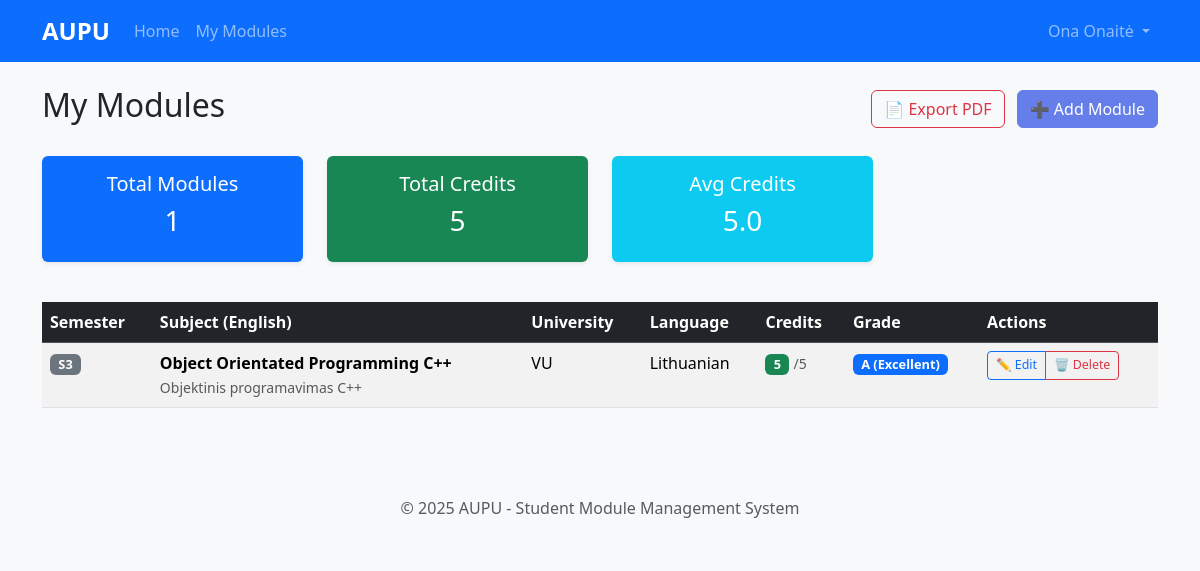
Page /modules/ (signed in) on the committed database.
### modules/models.py (models this page shows, shortened)
class Module(models.Model):
    LANGUAGE_CHOICES = [
        ('LT', 'Lithuanian'),
        ('EN', 'English'),
        ('DE', 'German'),
        ('FR', 'French'),
        ('ES', 'Spanish'),
    ]
    SELECTION_TYPE_CHOICES = [
        ('MANDATORY', 'Mandatory'),
        ('ELECTIVE', 'Elective'),
        ('FREE_ELECTIVE', 'Free Elective'),
    ]
    ASSESSMENT_FORM_CHOICES = [
        ('EXAM', 'Exam'),
        ('ASSESSMENT', 'Assessment'),
        ('PROJECT', 'Project'),
        ('PRESENTATION', 'Presentation'),
    ]
    STUDY_PART_CHOICES = [
        ('BACHELOR', 'Bachelor'),
        ('MASTER', 'Master'),
        ('DOCTORAL', 'Doctoral'),
    ]
    LEVEL_ACHIEVED_CHOICES = [
        ('A', 'A (Excellent)'),
        ('B', 'B (Good)'),
        ('C', 'C (Satisfactory)'),
        ('D', 'D (Poor)'),
        ('F', 'F (Fail)'),
    ]
    user = models.ForeignKey(User, on_delete=models.CASCADE, related_name='modules')
    s = models.PositiveIntegerField(
        verbose_name="Semester",
        validators=[MinValueValidator(1), MaxValueValidator(12)]
    )
    am = models.CharField(max_length=100, verbose_name="University")
    subject_name_lithuanian = models.CharField(max_length=200, verbose_name="Subject Name (Lithuanian)")
    subject_name_english = models.CharField(max_length=200, verbose_name="Subject Name (English)")
    language = models.CharField(max_length=2, choices=LANGUAGE_CHOICES, verbose_name="Language")
    selection_type = models.CharField(max_length=20, choices=SELECTION_TYPE_CHOICES, verbose_name="Selection Type")
    assessment_form = models.CharField(max_length=20, choices=ASSESSMENT_FORM_CHOICES, verbose_name="Assessment Form")
    study_part = models.CharField(max_length=20, choices=STUDY_PART_CHOICES, verbose_name="Study Part")
    planned_credits = models.PositiveIntegerField(
        verbose_name="Planned Credits",
        validators=[MinValueValidator(1), MaxValueValidator(30)]
    )
    hours = models.PositiveIntegerField(
        verbose_name="Hours",
        validators=[MinValueValidator(1), MaxValueValidator(500)]
    )
    credits_received = models.PositiveIntegerField(
        verbose_name="Credits Received",
        validators=[MinValueValidator(0), MaxValueValidator(30)]
    )
    original_grade = models.CharField(max_length=10, verbose_name="Original Grade", blank=True)
    original_credits = models.PositiveIntegerField(
        verbose_name="Original Credits",
        validators=[MinValueValidator(0), MaxValueValidator(30)],
        null=True, blank=True
    )
    grade = models.CharField(max_length=10, verbose_name="Grade", blank=True)
    level_achieved = models.CharField(
        max_length=1,
        choices=LEVEL_ACHIEVED_CHOICES,
        verbose_name="Level Achieved",
        blank=True
    )
    exam_date = models.DateField(verbose_name="Exam Date", null=True, blank=True)
    registration_date = models.DateField(verbose_name="Registration Date", null=True, blank=True)
    teacher = models.CharField(max_length=100, verbose_name="Teacher", blank=True)
    created_at = models.DateTimeField(auto_now_add=True)
    updated_at = models.DateTimeField(auto_now=True)
    class Meta:
        ordering = ['-s', 'subject_name_english']
        verbose_name = "Module"
        verbose_name_plural = "Modules"

### modules/views.py (the view)
# urls.py: path('', ModuleListView.as_view(), name='list'),
class ModuleListView(LoginRequiredMixin, ListView):
    model = Module
    template_name = 'modules/module_list.html'
    context_object_name = 'modules'
    paginate_by = 10
    def get_queryset(self):
        return Module.objects.filter(user=self.request.user).order_by('-s', 'subject_name_english')
    def get_context_data(self, **kwargs):
        context = super().get_context_data(**kwargs)
        modules = self.get_queryset()
        context['total_modules'] = modules.count()
        context['total_credits'] = sum(m.credits_received for m in modules)
        context['avg_credits'] = context['total_credits'] / context['total_modules'] if context['total_modules'] > 0 else 0
        return context

### templates/modules/module_list.html (shortened to what this page needs)
{% extends 'base.html' %}
{% block content %}
<div class="d-flex justify-content-between align-items-center mb-4">
    <h2>My Modules</h2>
    <div>
        <a href="{% url 'modules:pdf' %}" class="btn btn-outline-danger me-2">
            📄 Export PDF
        </a>
        <a href="{% url 'modules:add' %}" class="btn btn-primary">
            ➕ Add Module
        </a>
    </div>
</div>
{% if modules %}
    <div class="row mb-3">
        <div class="col-md-3">
            <div class="card bg-primary text-white">
                <div class="card-body text-center">
                    <h5>Total Modules</h5>
                    <h3>{{ total_modules }}</h3>
                </div>
            </div>
        </div>
        <div class="col-md-3">
            <div class="card bg-success text-white">
                <div class="card-body text-center">
                    <h5>Total Credits</h5>
                    <h3>{{ total_credits }}</h3>
                </div>
            </div>
        </div>
        <div class="col-md-3">
            <div class="card bg-info text-white">
                <div class="card-body text-center">
                    <h5>Avg Credits</h5>
                    <h3>{{ avg_credits|floatformat:1 }}</h3>
                </div>
            </div>
        </div>
    </div>
    <div class="table-responsive">
        <table class="table table-striped table-hover">
            <thead class="table-dark">
                <tr>
                    <th>Semester</th>
                    <th>Subject (English)</th>
                    <th>University</th>
                    <th>Language</th>
                    <th>Credits</th>
                    <th>Grade</th>
                    <th>Actions</th>
                </tr>
            </thead>
            <tbody>
                {% for module in modules %}
                <tr>
                    <td><span class="badge bg-secondary">S{{ module.s }}</span></td>
                    <td>
                        <strong>{{ module.subject_name_english }}</strong>
                        <br><small class="text-muted">{{ module.subject_name_lithuanian }}</small>
                    </td>
                    <td>{{ module.am }}</td>
                    <td>{{ module.get_language_display }}</td>
                    <td>
                        <span class="badge bg-success">{{ module.credits_received }}</span>
                        <small class="text-muted">/{{ module.planned_credits }}</small>
                    </td>
                    <td>
                        {% if module.level_achieved %}
                            <span class="badge bg-primary">{{ module.get_level_achieved_display }}</span>
                        {% else %}
                            <span class="text-muted">-</span>
                        {% endif %}
                    </td>
                    <td>
                        <div class="btn-group btn-group-sm">
                            <a href="{% url 'modules:edit' module.pk %}" class="btn btn-outline-primary">
                                ✏️ Edit
                            </a>
                            <a href="{% url 'modules:delete' module.pk %}" class="btn btn-outline-danger">
                                🗑️ Delete
                            </a>
                        </div>
                    </td>
                </tr>
                {% endfor %}
            </tbody>
        </table>
    </div>
{% endif %}
{% endblock %}

### templates/base.html (shortened to what this page needs)
<!DOCTYPE html>
<html lang="en">
<head>
    <title>{% block title %}AUPU - Module Management{% endblock %}</title>    <link href="https://cdn.jsdelivr.net/npm/bootstrap@5.3.6/dist/css/bootstrap.min.css" rel="stylesheet">
    {% load static %}
    <link rel="stylesheet" href="{% static 'css/style.css' %}">
</head>
<body>
    <nav class="navbar navbar-expand-lg navbar-dark bg-primary">
        <div class="container">
            <a class="navbar-brand" href="{% url 'home' %}">AUPU</a>
            <div class="collapse navbar-collapse" id="navbarNav">
                <ul class="navbar-nav me-auto">
                    <li class="nav-item">
                        <a class="nav-link" href="{% url 'home' %}">Home</a>
                    </li>
                    {% if user.is_authenticated %}
                    <li class="nav-item">
                        <a class="nav-link" href="{% url 'modules:list' %}">My Modules</a>
                    </li>
                    {% endif %}
                </ul>
                <ul class="navbar-nav">
                    {% if user.is_authenticated %}
                    <li class="nav-item dropdown">
                        <a class="nav-link dropdown-toggle" href="#" role="button" data-bs-toggle="dropdown">
                            {{ user.get_full_name|default:user.username }}
                        </a>
                    </li>
                    {% else %}
                    <li class="nav-item">
                        <a class="nav-link" href="{% url 'login' %}">Login</a>
                    </li>
                    {% endif %}
                </ul>
            </div>
        </div>
    </nav>
    <main class="container mt-4">
        {% block content %}{% endblock %}
    </main>
    <footer class="bg-light mt-5 py-4">
        <div class="container text-center">
            <p class="text-muted mb-0">&copy; 2025 AUPU - Student Module Management System</p>        </div>
    </footer>
</body>
</html>

### static/css/style.css (style rules this page uses)
body { background-color: #f8f9fa; font-family: 'Segoe UI', Tahoma, Geneva, Verdana, sans-serif; }
.navbar-brand { font-weight: bold; font-size: 1.5rem; }
.card { box-shadow: 0 0.125rem 0.25rem rgba(0, 0, 0, 0.075); border: 0; margin-bottom: 1.5rem; }
.table { background-color: white; }
.table th { border-top: none; font-weight: 600; }
.badge { font-size: 0.8em; }
.btn-group-sm > .btn { padding: 0.25rem 0.5rem; font-size: 0.775rem; }
.btn-primary { background-color: #667eea; border-color: #667eea; }
footer { margin-top: auto; }

### rows in the picture
Module: s "3", subject_name_english "Object Orientated Programming C++", subject_name_lithuanian "Objektinis programavimas C++", am "VU", language "Lithuanian", credits_received "5", planned_credits "5", level_achieved "A (Excellent)"

### other values in the picture
{{ user.get_full_name|default:user.username }} "Ona Onaitė"
{{ total_modules }} "1"
{{ total_credits }} "5"
{{ avg_credits|floatformat:1 }} "5.0"
